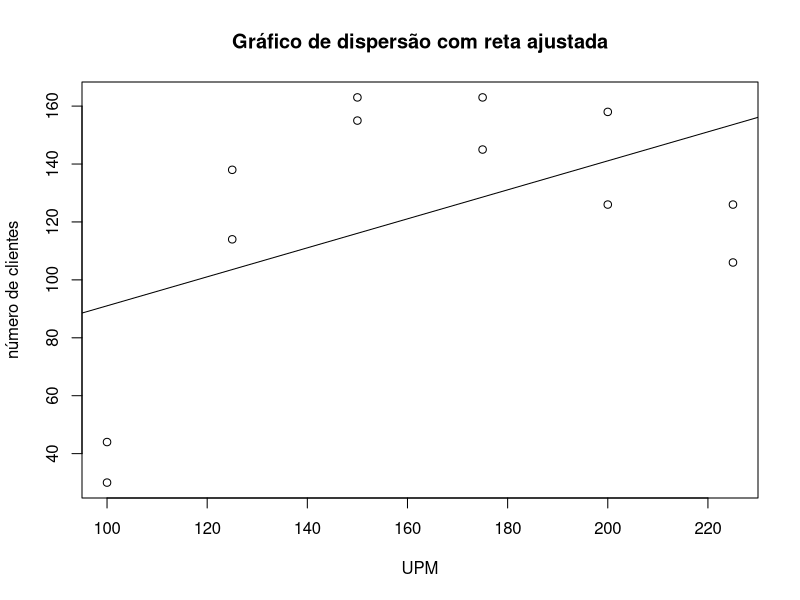
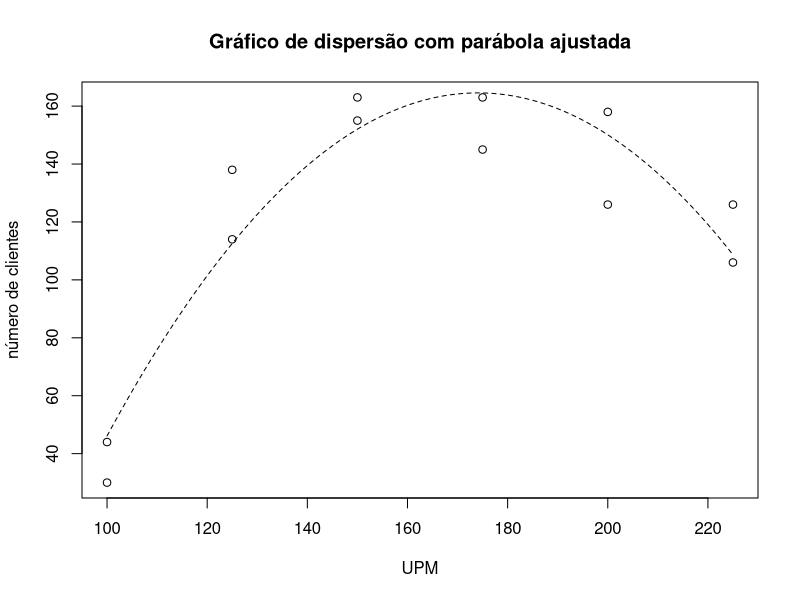
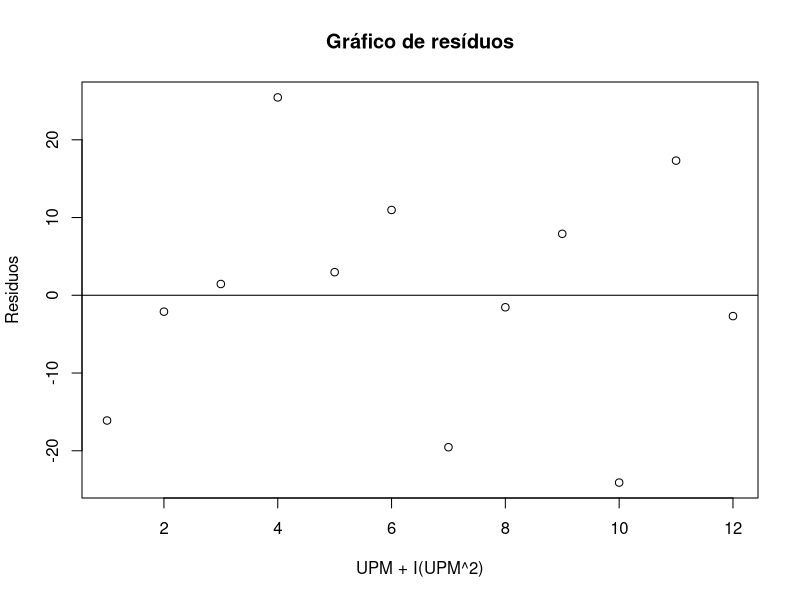
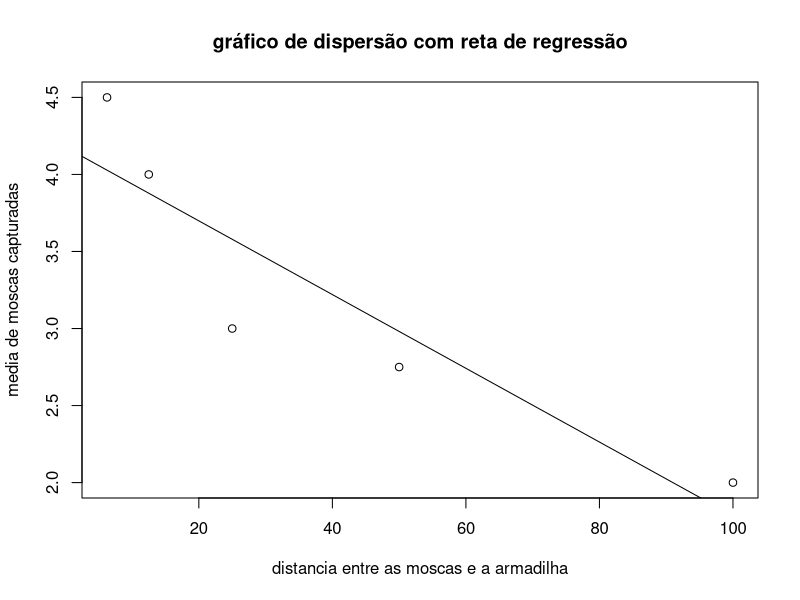

Write the R code that produced these figures, in order.
## ---- chunk 1
UPM <- c(100, 100, 125, 125, 150, 150, 175, 175, 200, 200, 225, 225)
clientes <- c(30, 44, 114, 138, 155, 163, 145, 163, 158, 126, 126, 106)
## ---- chunk 2
summary(lm(clientes~UPM))
## ---- chunk 3
modelo1 <- lm(clientes~UPM)
plot(UPM, clientes, xlab = "UPM", ylab = "número de clientes", main="Gráfico de dispersão com reta ajustada")
abline(modelo1)
## ---- chunk 4
plot(clientes~UPM, xlab = "UPM", ylab = "número de clientes", main="Gráfico de dispersão com parábola ajustada")
modelo1 <- lm(clientes~UPM)
modelo2 <- update(modelo1,.~. +I(UPM^2))
anova(modelo1,modelo2)
#abline(modelo1)
cf.m2 <- coef(modelo2)
curve(cf.m2[1]+cf.m2[2]*x+cf.m2[3]*x^2, add=T, lty=2)
## ---- chunk 5
residuos <- residuals(modelo2)
plot(residuos, 
     ylab="Residuos",
     xlab="UPM + I(UPM^2)",
     main="Gráfico de resíduos")
abline(0,0)
## ---- chunk 6
distancia <- c(6.25, 12.5, 25.0, 50.0, 100.0)
primeiro <- c(5, 5, 4, 3, 1)
segundo <- c(3,2,5,4,2)
terceiro <- c (4,5,3,2,2)
quarto <-  c(6,4,0,2,3)
medias <- c (0,0,0,0,0)

tabela <- data.frame (distancia, primeiro, segundo, terceiro, quarto)
medias <- c(rowMeans (tabela[,2:5]))
tabela$medias <- medias
tabela
## ---- chunk 7
plot (tabela$medias~tabela$distancia,
  xlab="distancia entre as moscas e a armadilha",
  ylab="media de moscas capturadas",
  main="gráfico de dispersão com reta de regressão")
abline (lm(tabela$medias~tabela$distancia))
## ---- chunk 8
escore <- c(9,13,6,8,10,4,14,8,11,7,9,7,5,14,13,16,10,12,11,14,15,18,7,16,9,9,11,13,15,13,10,11,6,17,14,19,9,11,14,10,16,10,16,14,13,13,9,15,10,11,12,4,14,20)
resposta <- c(1,1,1,1,1,1,1,1,1,1,1,1,1,1,0,0,0,0,0,0,0,0,0,0,0,0,0,0,0,0,0,0,0,0,0,0,0,0,0,0,0,0,0,0,0,0,0,0,0,0,0,0,0,0)
## ---- chunk 9
ajuste_glm <- glm(resposta ~ escore, family = binomial())
summary(ajuste_glm)

## ---- chunk 10
library(car)
dados <- Duncan
